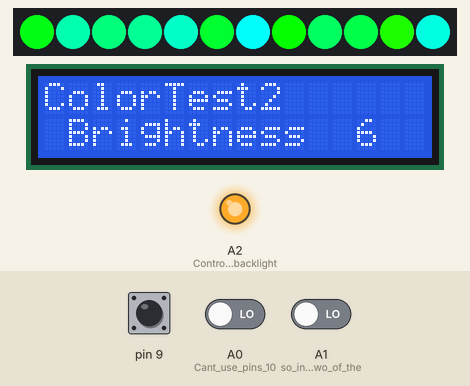
A sketch run on a simulated Arduino Uno, built with avr-gcc and run on an emulated ATmega328P. Parts: 12 RGB LEDs in strip order, left to right, 16×2 character LCD, output pins drawn as LEDs (lit = HIGH). The inputs (shaded band) are chosen by the test bench; at power-on: pin 9 LOW, A0 (Cant_use_pins_10) LOW, A1 (so_instead_use_two_of_the) LOW.

Above: at 1.2 s.
1.3 s: pin 9 driven HIGH
At 3.2 s:
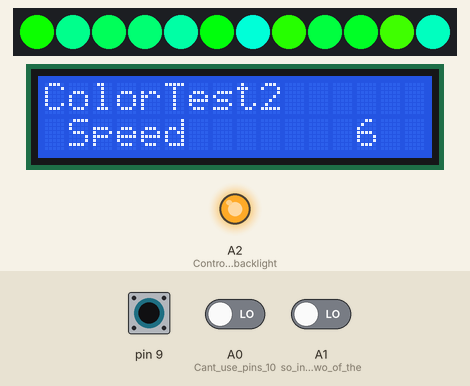
3.4 s: pin 9 driven LOW
4.9 s: pin 9 driven HIGH
At 5.3 s:
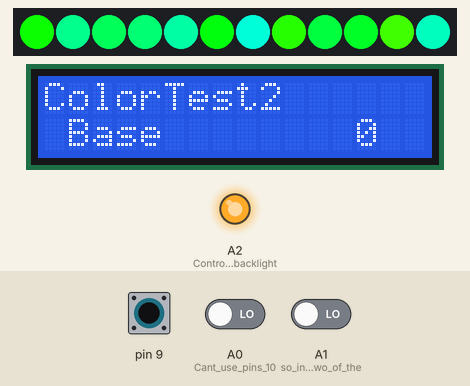
7.9 s: A0 (Cant_use_pins_10) driven HIGH
9.6 s: A0 (Cant_use_pins_10) driven LOW
At 9.9 s:
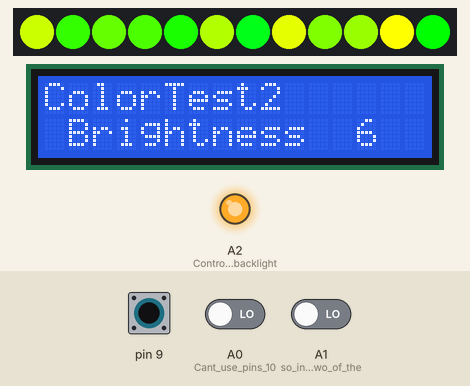
11.1 s: pin 9 pulsed LOW 2 times (0.12 s each, 0.3 s apart)
At 12.3 s:
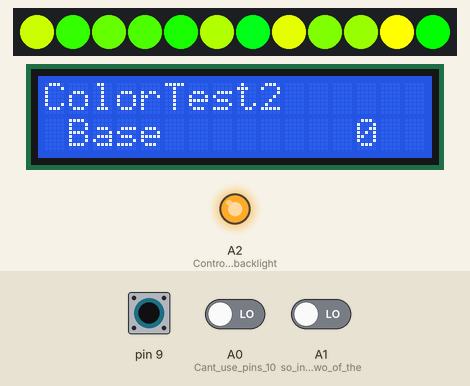
Timing chart, 0 to 17.3 s (numbered marks = the images above; inputs shaded):
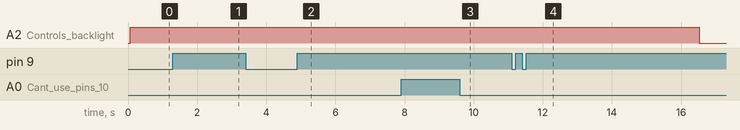

Measured:
- after the input at 1.3 s, the display: first changes at once (image 1 shows a later state)
- after the input at 3.4 s, every drawn part: stays the same
- after the input at 4.9 s, the display: changes at once (image 2)
- after the input at 9.6 s, the display: changes at once (image 3)
- after the input at 11.1 s, A2 (Controls_backlight): HIGH → LOW after 5.4 s instead of 3.5 s; the display: first changes after 0.13 s (image 4 shows a later state)

The sketch:

ColorTest2.ino
```cpp
// Adafruit DotStar - Version: 1.0.4
#include <Adafruit_DotStar.h>
// LiquidCrystal - Version: 1.0.7
#include <LiquidCrystal.h>

#include <Adafruit_DotStar.h>
// Because conditional #includes don't work w/Arduino sketches...
#include <SPI.h>         // COMMENT OUT THIS LINE FOR GEMMA OR TRINKET
//#include <avr/power.h> // ENABLE THIS LINE FOR GEMMA OR TRINKET

// 12-28-2018 cut off 18 leds from strip
#define NUMPIXELS 12 // Number of LEDs in strip
#define LENGTH 4      // Number of LED in second chase
#define LENGTH2 12      // Number of LED in lead chase
#define DELAY 20      // Delay slows down the traveling
//#define DEBUG 1

// My strip is Grn Red Blu order of bits.

LiquidCrystal lcd(7, 6, 5, 4, 3, 2);  // Setup the LCD object and assign pins
Adafruit_DotStar strip = Adafruit_DotStar(NUMPIXELS, DOTSTAR_BRG);

typedef struct {
    double r;       // a fraction between 0 and 1
    double g;       // a fraction between 0 and 1
    double b;       // a fraction between 0 and 1
} rgb;

typedef struct {
    double h;       // angle in degrees
    double s;       // a fraction between 0 and 1
    double v;       // a fraction between 0 and 1
} hsv;
rgb colorOut;
hsv colorIn;

// New for ColorTest1:
int led = 0;
int base = 0;
//float hue[7] = {120, 105, 60, 0, 260, 220, 180};
//float hue[7] = {120, 105, 60, 0, 260, 220, 180};
float hue[6] = {120, 105, 60, 0, 240, 180};
float hueinc[6];
int huestep = 600;
int hues = 6;
int huehold = 1000;
int holdi = 0;
int huei=0;
int stepi=0;
int index = 0;
int index2 = 0;
float offset = 6;
int mode = 1;

int redx, greenx, bluex;

#define F 11
//int fiber[12] = {0, 1, 2, 3, 4, 5, 6, 7, 8, 9, 10, 11};
//int fiber[12] =   {F, F, F, F, F, F, F, F, F, F,  F,  F};
//int fiber[12] =   {10, 0, 9, 2, 1, 11,   7, 5, 8, 3,  4,  6};
int fiber[12] =   {10, 7, 0, 5, 9, 8,  2, 3,  1, 4,  11, 6};

// older
float h1index = 0;
float h1step = 0.05;
float s1 = 1.0;
float v1 = 0.1;
unsigned long color1 = 0;
int head  = 0, tail = -LENGTH; // Index of first 'on' and 'off' pixels

float h2index = 60;
float h2step = 1.0;
float s2 = 1.0;
float v2 = 0.1;
unsigned long color2 = 0;
int head2  = 0, tail2 = - LENGTH2; // Index of first 'on' and 'off' pixels

// Menu items
#define NMENU 3
int menui = 0;

#define NBRIGHT 6
float brightTab[NBRIGHT]={0.01, 0.05, 0.1, 0.2, 0.5, 1.0};
int brighti = 5;
float bright;

#define NSPEED 6
float speedTab[NSPEED]={50, 25, 10, 5, 2, 1};
int speedi = 5;
float speed;

#define NSHIFT 5
float shiftTab[NSHIFT]={0.1, 0.2, 0.5, 1.0, 2.0};
int shifti = 2;
float shift;

int buttons_in = 0;
int buttons_out = 0;
int old_buttons = 88;

int menuOn = 1;
#define MENU_MILLIS 5000
unsigned long button_last = 0;
unsigned long button_delta = 0;

//=================================================================================

static rgb   hsv2rgb(hsv in);
rgb hsv2rgb(hsv in)
{
    double      hh, p, q, t, ff;
    long        i;
    rgb         out;

    if(in.s <= 0.0) {       // < is bogus, just shuts up warnings
        out.r = in.v;
        out.g = in.v;
        out.b = in.v;
        return out;
    }
    hh = in.h;
    if(hh >= 360.0) hh = 0.0;
    hh /= 60.0;
    i = (long)hh;
    ff = hh - i;
    p = in.v * (1.0 - in.s);
    q = in.v * (1.0 - (in.s * ff));
    t = in.v * (1.0 - (in.s * (1.0 - ff)));

    switch(i) {
    case 0:
        out.r = in.v;
        out.g = t;
        out.b = p;
        break;
    case 1:
        out.r = q;
        out.g = in.v;
        out.b = p;
        break;
    case 2:
        out.r = p;
        out.g = in.v;
        out.b = t;
        break;

    case 3:
        out.r = p;
        out.g = q;
        out.b = in.v;
        break;
    case 4:
        out.r = t;
        out.g = p;
        out.b = in.v;
        break;
    case 5:
    default:
        out.r = in.v;
        out.g = p;
        out.b = q;
        break;
    }
    return out;
}


//=================================================================================
// This function takes floating point values for
// hue = h range 0 to 360
// saturation = s range 0 to 1.0
// value = v range 0 to 1.0
// and returns a 32 bit color code for the RGB values
// needed for the LED string: 0x00GGRRBB
unsigned long getColor(float h, float s, float v){

  unsigned long temp;

  colorIn.h = h;
  colorIn.s = s;
  colorIn.v = v;
  colorOut = hsv2rgb(colorIn);
  colorOut.r *= 255;
  colorOut.g *= 255;
  colorOut.b *= 255;

  temp = colorOut.r;
  temp = temp<<8;
  temp = temp + colorOut.g;
  temp = temp<<8;
  temp = temp + colorOut.b;

  return(temp);
}


//=================================================================================

void setup() {

#if defined(__AVR_ATtiny85__) && (F_CPU == 16000000L)
  clock_prescale_set(clock_div_1); // Enable 16 MHz on Trinket
#endif

  strip.begin(); // Initialize pins for output
  strip.show();  // Turn all LEDs off ASAP

  lcd.begin(16,2);    // is that 16 characters and 2 lines?
  lcd.print("ColorTest2");

//  pinMode(8,INPUT);
  pinMode(9,INPUT);
  pinMode(A0,INPUT);    // Cant use pins 10,11,12,13 since configured for SPI
  pinMode(A1,INPUT);    // so instead use two of the analog inputs configure for digital

  pinMode(A2,OUTPUT);    // Controls backlight, High = on , Low = off
  digitalWrite(A2,HIGH);  // Turn on backlight at startup

 head2 = head2 + NUMPIXELS/4;
 tail2 = tail2 + NUMPIXELS/4;

 bright = brightTab[brighti];
 speed = speedTab[speedi];
 shift = shiftTab[shifti];

 hueinc[0] = ( hue[1] - hue[0] ) / huestep;
 hueinc[1] = ( hue[2] - hue[1] ) / huestep;
 hueinc[2] = ( hue[3] - hue[2] ) / huestep;
 hueinc[3] = ( hue[4] - 360) / huestep;
 hueinc[4] = ( hue[5] - hue[4] ) / huestep;
 hueinc[5] = ( hue[0] - hue[5] ) / huestep;
// hueinc[5] = ( hue[6] - hue[5] ) / huestep;
// hueinc[6] = ( hue[0] - hue[6] ) / huestep;

}

//=================================================================================

void updateMenu(int button){

  // menu down button
  if(button == 1){
    menui--;
    if(menui<0) menui = NMENU -1;
  }

  // menu up button
  if(button == 2){
    menui++;
    if(menui>=NMENU) menui = 0;
  }

  // value down button
  if(button == 4){

    // brightness menu
    if(menui == 0){
      if(brighti>0) brighti--;
      bright = brightTab[brighti];

    }

    // speed menu
    if(menui == 1){
      if(speedi>0) speedi--;
      speed = speedTab[speedi];
    }

    // shift menu
    // hijacked to establish the base color
    if(menui == 2){
      if(base>0) base--;
    }

  }

  // value up button
  if(button == 8){

    // brightness menu
    if(menui == 0){
      if(brighti < NBRIGHT-1) brighti++;
      bright = brightTab[brighti];
    }

    // speed menu
    if(menui == 1){
      if(speedi < NSPEED-1) speedi++;
      speed = speedTab[speedi];
    }

    // shift menu
    if(menui == 2){
      if(base < 360) base++;
    }

  }

  // Now that changes are made, update the display
  lcd.setCursor(0,1);

  if(menui == 0 ){
    lcd.print(" Brightness  ");
    lcd.print(brighti+1);
  }

  if(menui == 1){
    lcd.print(" Speed       ");
    lcd.print(speedi+1);
  }

  if(menui == 2){
    lcd.print(" Base        ");
    lcd.print(base);
  }


}

//=================================================================================

void loop() {


  // If backlight time has expired, turn of LCD backlight
  if(  (millis() - button_last) > MENU_MILLIS){
    menuOn = 0;
    digitalWrite(A2,LOW);
    lcd.noDisplay();
  }


  // Read 4 button inputs
  buttons_in = 0;
  //if(digitalRead(8)==HIGH) buttons_in +=1;
  if(digitalRead(9)==HIGH) buttons_in +=2;
  if(digitalRead(A0)==HIGH) buttons_in +=4;
  if(digitalRead(A1)==HIGH) buttons_in +=8;

  if(buttons_in != old_buttons){
    // got a new button press
    old_buttons = buttons_in;
    button_last = millis();
    if(menuOn ==1){
      // if backlight is already on, update the menu based on button press
      updateMenu(buttons_in);
    }else{
      // if backlight is off, turn it on, reset the backlight timeout,
      // but do not process the button press
      menuOn = 1;
      digitalWrite(A2,HIGH);
      lcd.display();
    }
  }

  if(mode==1){
    stepi++;
    if(stepi>=huestep){
      stepi=0;
      huei++;
      if(huei>=hues){
        huei=0;
      }
      mode=2;
    }
  }else{
    holdi++;
    if(holdi>=huehold){
      holdi=0;
      mode=1;
    }
  }

  index = hue[huei]+hueinc[huei]*stepi;
  if(index>=360) index -= 360;
  if(index<0) index += 360;

  for(led=0;led<12;led++){
//   index2 = index - offset*led*hueinc[huei];
   index2 = index + offset*led;
    while(index2>=360) index2 -= 360;
    while(index2<0) index2 += 360;

    color1 = getColor( index2, s1, bright );
    strip.setPixelColor(fiber[led],color1);
  }

  strip.show();                     // Refresh strip
  delay(speed);                        // Variable delay controls apparent speed

/*
  // Get a look at the RGB numbers
  color1 = getColor(index,s1,bright);


  colorIn.h = index;
  colorIn.s = s1;
  colorIn.v = bright;
  colorOut = hsv2rgb(colorIn);
  colorOut.r *= 255;
  colorOut.g *= 255;
  colorOut.b *= 255;

  lcd.clear();
  lcd.setCursor(0,0);
  lcd.print("i=");
  lcd.print(index);
  lcd.print("    r=");
  lcd.print(colorOut.r);
  lcd.setCursor(0,1);
  lcd.print("g=");
  lcd.print(colorOut.g);
  lcd.print("    b=");
  lcd.print(colorOut.b);
//  lcd.print(" ");
//  lcd.print(greenx);
//  lcd.print(" ");
//  lcd.print(bluex);
*/

}

//=================================================================================
```
